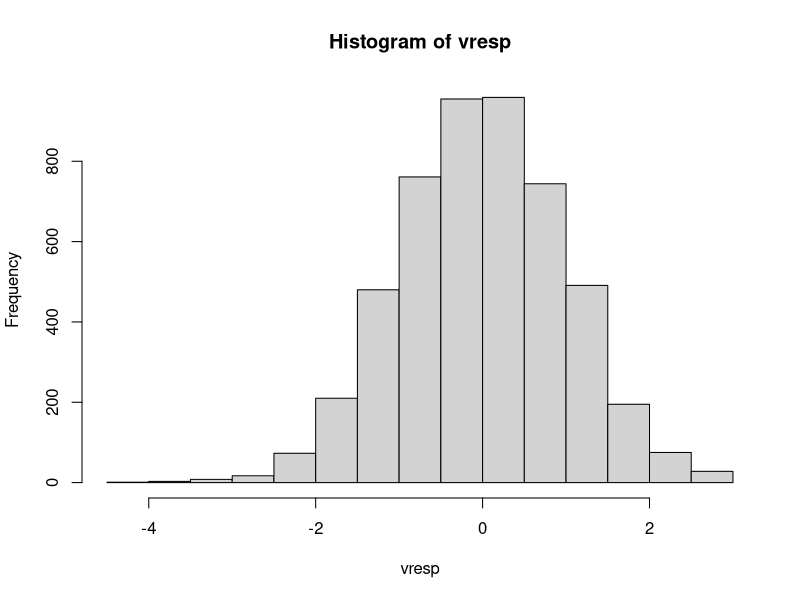
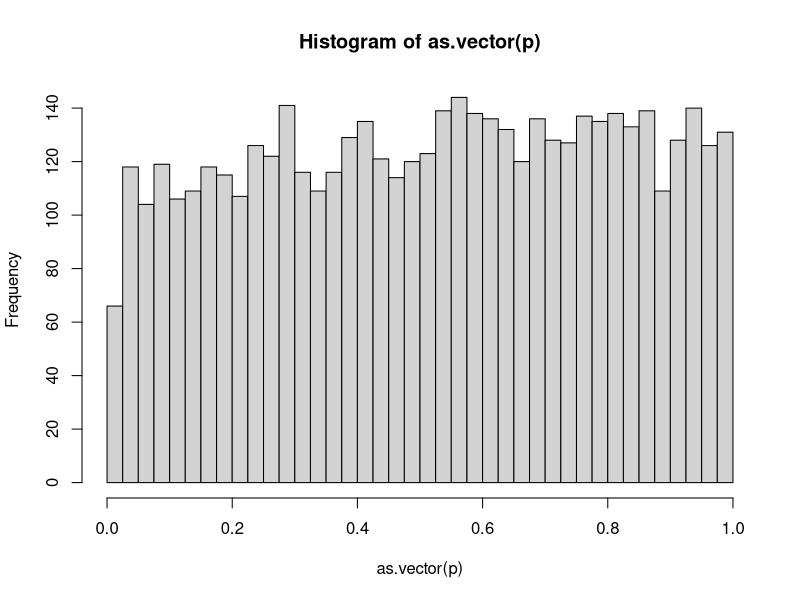
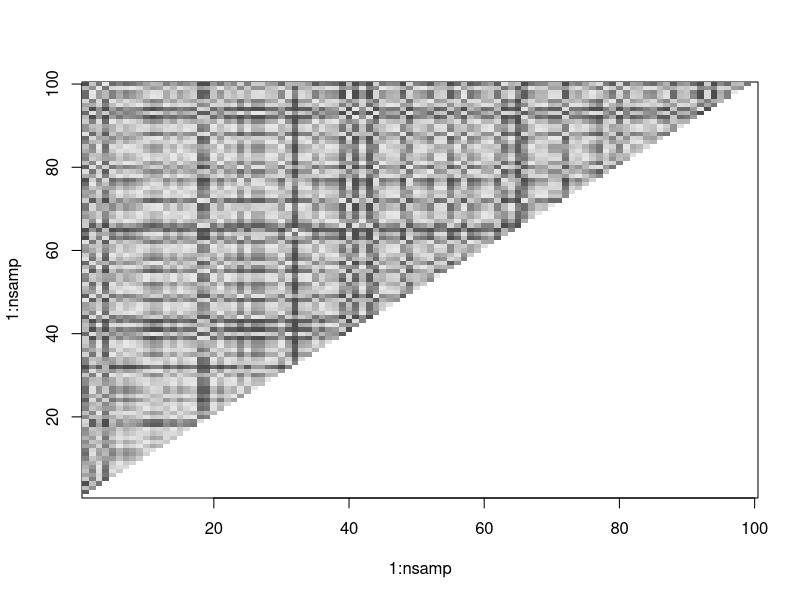

The R source for these figures, in order:
## Ejemplo 1
rm(list = ls())
nreg <- 5000
vresp <- rnorm(nreg, 0, 1)
hist(vresp)

nsamp = 100
ssamp = 50
vc <- sample(vresp, ssamp, replace = FALSE)
vresp.df <- data.frame(vc)
for(i in 2:nsamp){
  vc <- sample(vresp, ssamp, replace = FALSE)
  vresp.df <- cbind(vresp.df, vc)
}
names(vresp.df) <- paste0("muestra", 1:100)
str(vresp.df)

p <- matrix(NA,nsamp,nsamp)
for(i in 1:(nsamp-1)){
  for(j in (i+1):nsamp){
    p[i,j]<-t.test(vresp.df[,i],vresp.df[,j])$p.value
  }
}
hist(as.vector(p),seq(0,1,by=0.025))

image(1:nsamp,1:nsamp,p,c(0,1),col=gray.colors(20))
#image(1:nsamp,1:nsamp,p<.05,c(0,1),col=gray.colors(20))
#image(1:nsamp,1:nsamp,p>.05 & p<.075,c(0,1),col=gray.colors(20))

ind <- which(p>0.05 & p<0.075,arr.ind = T)
i <- sample.int(dim(ind)[1],1) 
i1 = ind[i,1]
i2 = ind[i,2]
p[i1,i2]
t.test(vresp.df[,i1],vresp.df[,i2])$p.value

p2 <- matrix(NA,nsamp,1)
for(i in 1:nsamp){
  p2[i]<-t.test(c(vresp.df[,i1],sample(vresp, 5, replace = FALSE)),
                c(vresp.df[,i2],sample(vresp, 5, replace = FALSE)))$p.value
}
100*sum(p2<0.05)/length(p2)

p2 <- matrix(NA,nsamp,1)
for(i in 1:nsamp){
  p2[i]<-t.test(c(vresp.df[,i1],sample(vresp, 5, replace = FALSE)),
                c(vresp.df[,i2],sample(vresp, 5, replace = FALSE)))$p.value
}
100*sum(p2<0.05)/length(p2)

p2 <- matrix(NA,nsamp,1)
for(i in 1:nsamp){
  p2[i]<-t.test(c(vresp.df[,i1],sample(vresp, 10, replace = FALSE)),
         c(vresp.df[,i2],sample(vresp, 10, replace = FALSE)))$p.value
}
100*sum(p2<0.05)/length(p2)




